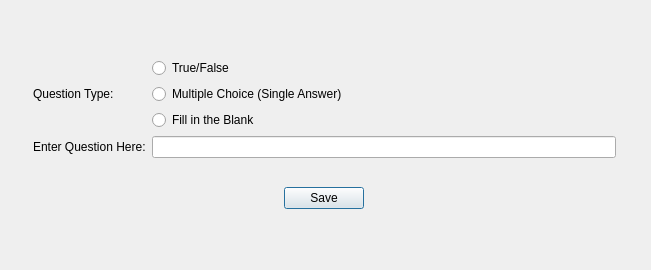
<?xml version="1.0" encoding="UTF-8"?>
<ui version="4.0">
 <class>AddQuestDialogClass</class>
 <widget class="QDialog" name="AddQuestDialogClass">
  <property name="geometry">
   <rect>
    <x>0</x>
    <y>0</y>
    <width>651</width>
    <height>270</height>
   </rect>
  </property>
  <property name="windowTitle">
   <string>AddQuestDialog</string>
  </property>
  <widget class="QWidget" name="layoutWidget">
   <property name="geometry">
    <rect>
     <x>22</x>
     <y>24</y>
     <width>605</width>
     <height>221</height>
    </rect>
   </property>
   <layout class="QGridLayout" name="gridLayout_2">
    <item row="0" column="0" colspan="3">
     <layout class="QGridLayout" name="gridLayout">
      <item row="0" column="1">
       <widget class="QRadioButton" name="trueFalseButton">
        <property name="text">
         <string>True/False</string>
        </property>
       </widget>
      </item>
      <item row="1" column="0">
       <widget class="QLabel" name="quesTypeLabel">
        <property name="text">
         <string>Question Type:</string>
        </property>
       </widget>
      </item>
      <item row="1" column="1">
       <widget class="QRadioButton" name="multChoiceButton">
        <property name="text">
         <string>Multiple Choice (Single Answer)</string>
        </property>
       </widget>
      </item>
      <item row="2" column="1">
       <widget class="QRadioButton" name="fillBlankButton">
        <property name="text">
         <string>Fill in the Blank</string>
        </property>
       </widget>
      </item>
      <item row="3" column="0">
       <widget class="QLabel" name="label">
        <property name="text">
         <string>Enter Question Here:</string>
        </property>
       </widget>
      </item>
      <item row="3" column="1">
       <widget class="QLineEdit" name="quesLineEdit"/>
      </item>
     </layout>
    </item>
    <item row="1" column="0">
     <spacer name="horizontalSpacer">
      <property name="orientation">
       <enum>Qt::Horizontal</enum>
      </property>
      <property name="sizeHint" stdset="0">
       <size>
        <width>258</width>
        <height>20</height>
       </size>
      </property>
     </spacer>
    </item>
    <item row="1" column="1">
     <widget class="QPushButton" name="saveButton">
      <property name="text">
       <string>Save</string>
      </property>
     </widget>
    </item>
    <item row="1" column="2">
     <spacer name="horizontalSpacer_2">
      <property name="orientation">
       <enum>Qt::Horizontal</enum>
      </property>
      <property name="sizeHint" stdset="0">
       <size>
        <width>258</width>
        <height>20</height>
       </size>
      </property>
     </spacer>
    </item>
   </layout>
  </widget>
 </widget>
 <layoutdefault spacing="6" margin="11"/>
 <resources/>
 <connections>
  <connection>
   <sender>saveButton</sender>
   <signal>clicked()</signal>
   <receiver>AddQuestDialogClass</receiver>
   <slot>accept()</slot>
   <hints>
    <hint type="sourcelabel">
     <x>331</x>
     <y>233</y>
    </hint>
    <hint type="destinationlabel">
     <x>513</x>
     <y>363</y>
    </hint>
   </hints>
  </connection>
 </connections>
</ui>
